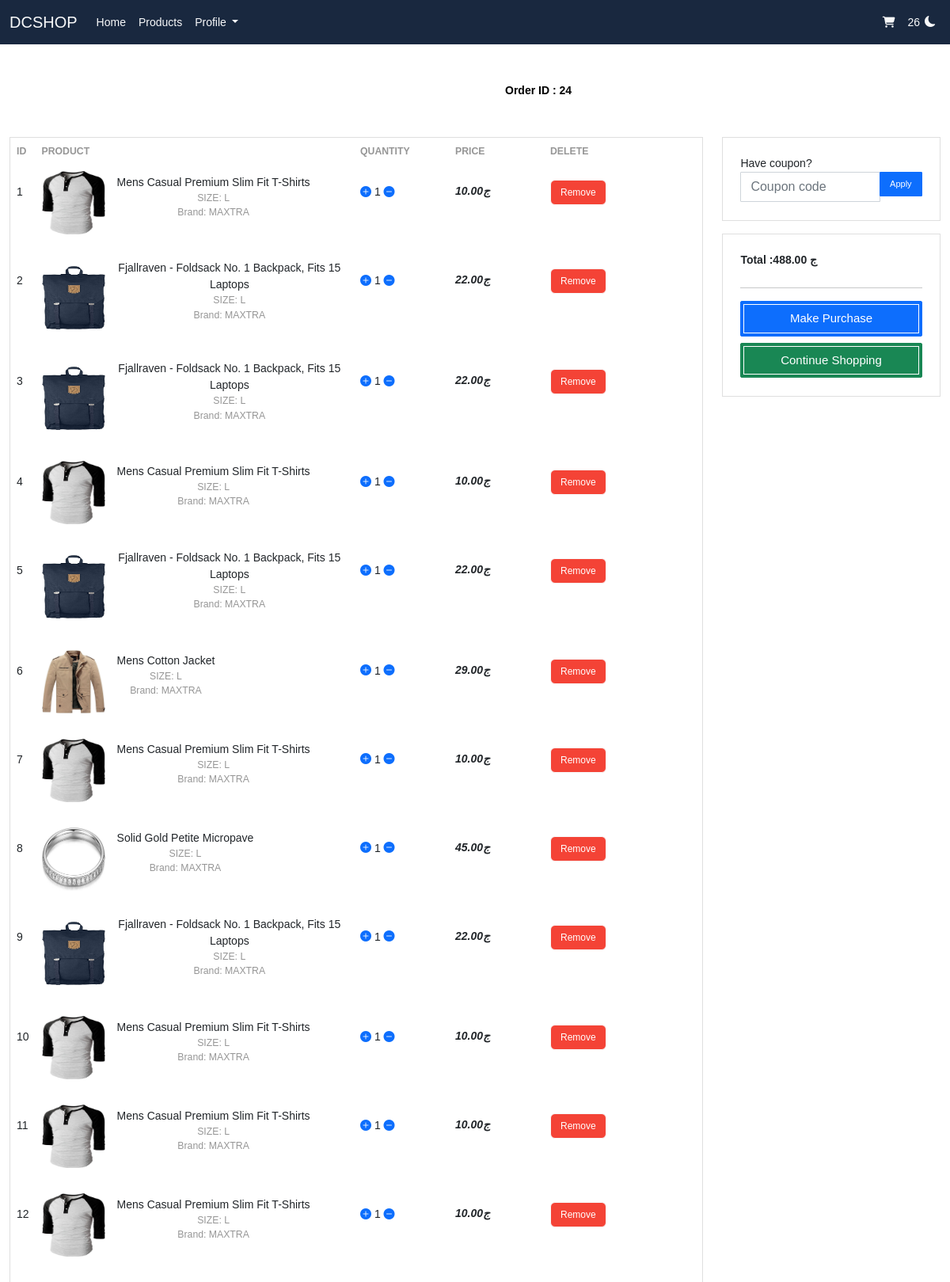
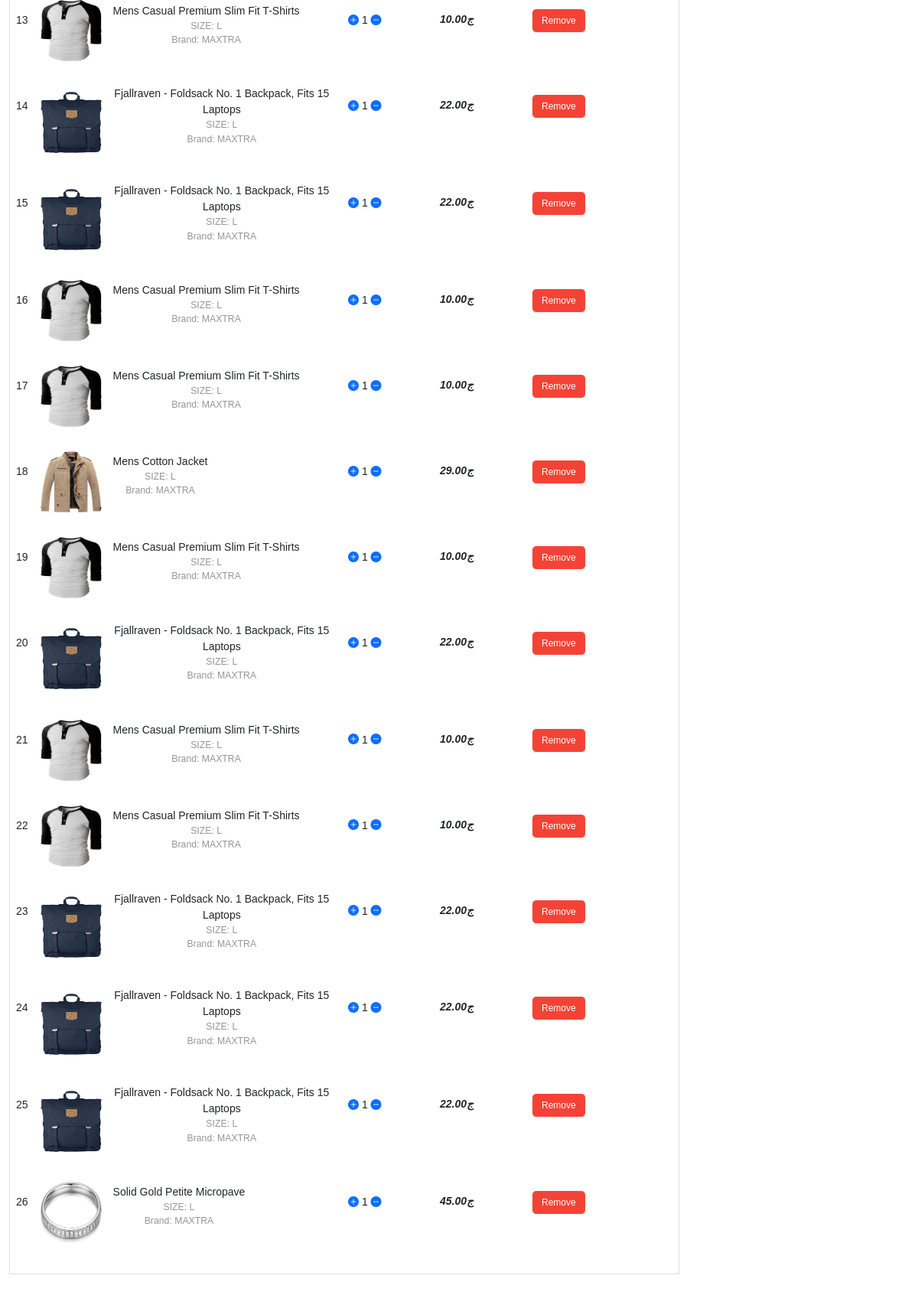
The app's page /cart (signed in) with its own data (2 pictures, top to bottom).
### mgapp/models.py (models this page shows, shortened)
class order(models.Model):
    user = models.ForeignKey(User , on_delete=models.CASCADE)
    orderdate = models.DateTimeField(default=datetime.now())
    is_finished =models.BooleanField()
    details =models.ManyToManyField(product , through='OrderDetails')
    m=[('pending','pending' ) ,( 'Deliverd' , 'Deliverd'),('Out for delivery', 'Out for delivery') , ('Canceled' , 'Canceled')]
    status =models.CharField(max_length=100 , choices=m , default='pending')
    total = 0
    counter = 0

class OrderDetails(models.Model):
    product = models.ForeignKey(product , on_delete=models.CASCADE)
    order = models.ForeignKey(order , on_delete=models.CASCADE)
    quantity =models.IntegerField(default=1)
    price = models.DecimalField(max_digits=6 , decimal_places=2)

class product(models.Model):
    title =models.CharField(max_length=200)
    description =models.TextField(max_length=10000 ,blank=True , null=True )
    oldprice =  models.IntegerField(blank=True , null=True)
    pirce = models.IntegerField()
    createdat = models.DateField(default=datetime.now() )
    image =models.ImageField(upload_to = 'photos')
    category = models.ForeignKey(Category , on_delete=models.SET_NULL, null =True , blank= True)
    def __str__(self) -> str:
        return self.title
    class Meta :
        ordering =['-createdat']

### mgapp/views.py (the view)
# urls.py: path('cart', views.cart , name='cart'),
def cart(request):
    context = None
    if request.user.is_authenticated and not request.user.is_anonymous:
        if order.objects.all().filter(user = request.user , is_finished =False ):
            Order = order.objects.get(user = request.user , is_finished =False)
            orderdetails=OrderDetails.objects.all().filter(order=Order)
            counter =orderdetails.count()
            total = 0
            for sum in orderdetails:
                total += sum.price * sum.quantity
            context ={
                'total':total,
                'orderdetails' :orderdetails ,
                'order': Order ,
                'counter':counter
              }
    return render (request , 'cart.html' , context)

### templates/cart.html (shortened to what this page needs)
{% extends "base.html" %}
{% load static %}
{% block content %}
  <body>
{% if order %}
    <div class="container-fluid mt-5 align-items-center justify-content-center">
        <strong class="hdd" style="position: relative;left: 626px;">Order ID : {{order.id}}</strong>
        <div class="row">
            <aside class="col-lg-9 mt-5">
                <div class="card">
                    <div class="table-responsive">
                        <table class="table table-borderless table-shopping-cart justify-content-center">
                            <thead class="text-muted">
                                <tr class="small text-uppercase">
                                    <th scope="col">ID</th>
                                    <th scope="col">Product</th>
                                    <th scope="col" width="120">Quantity</th>
                                    <th scope="col" width="120">Price</th>
                                    <th scope="col" class="text-right d-none d-md-block" width="200">delete</th>
                                </tr>
                            </thead>
                            <tbody>
                                <tr>
                                    {% for item in orderdetails  %}
                                  <td class="pt-4">{{forloop.counter}}</td>
                                    <td>
                                        <figure class="itemside align-items-center">
                                            <div class="aside"><img src="{{item.product.image.url}}" class="img-sm justify-content"></div>
                                            <figcaption class="info"> <a href="#" class="title text-dark" data-abc="true">{{item.product}}</a>
                                                <p class="text-muted small">SIZE: L <br> Brand: MAXTRA</p>
                                            </figcaption>
                                        </figure>
                                    </td>
                                    <td style="padding-top: 24px;">
                                    <a href="{% url 'add' item.id %}" class="align-items-center  "><i class="bi bi-plus-circle-fill"></i></a>
                                     <span class="align-items-center">{{item.quantity}}</span>
                                    <a href="{% url 'sub' item.id %}" class="align-items-center"><i class="bi bi-dash-circle-fill"></i></a>
                                    </td>
                                    <td style="padding-top: 24.9px;">
                                        <div class="price-wrap"> <var class="price">{{item.price}}ج</var></div>
                                    </td>
                                <td class="text-right" style="    padding-top: 19px;
                                ">  <a href="{% url 'delete' item.id %}" class="btn btn-light" data-abc="true"> Remove</a> </td>
                                </tr>
                                {% endfor %}
                            </tbody>
                        </table>
                    </div>
                </div>
            </aside>
            <aside class="col-lg-3 mt-5">
                <div class="card mb-3">
                    <div class="card-body">
                        <form>
                            <div class="form-group"> <label>Have coupon?</label>
                                <div class="input-group"> <input type="text" class="form-control coupon" name="discount-price" placeholder="Coupon code"> <span class="input-group-append"> <button type="submit" class="btn btn-primary btn-apply coupon">Apply</button> </span> </div>
                            </div>
                        </form>
                    </div>
                </div>
                <div class="card">
                    <div class="card-body">
                        <dl class="dlist-align">
                            <dt>Total :  </dt>
                            <dd class="text-right text-dark b ml-3"><strong>  ج {{total}}</strong></dd>
                        </dl>
                        <hr> <a href="{% url 'payment' %}" class="btn btn-out btn-primary btn-square btn-main" data-abc="true"> Make Purchase </a> <a href="{% url 'index' %}" class="btn btn-out btn-success btn-square btn-main mt-2" data-abc="true">Continue Shopping</a>
                    </div>
                </div>
            </aside>
        </div>
    </div>
 </body>
                                    {% else %}
                                    <div style = "justify-content: center;
                                        display: flex;
                                        margin-top: 260px;" class="warning align-items-center" >
                                        <h5 class="alert alert-danger" role="alert"> No orders Here</h5>
                                                                              </div>
                                    {% endif %}
{% endblock content %}

### templates/base.html (shortened to what this page needs)
{% load static %}
<!DOCTYPE html>
<html  lang="ar">
<head>
<link href="https://cdn.jsdelivr.net/npm/bootstrap@5.2.0/dist/css/bootstrap.min.css" rel="stylesheet">
<link rel="stylesheet" href="https://cdn.jsdelivr.net/npm/bootstrap-icons@1.9.1/font/bootstrap-icons.css">
<link rel="stylesheet" href="//cdn.jsdelivr.net/npm/alertifyjs@1.13.1/build/css/alertify.min.css"/>
<link rel="stylesheet" href="https://unpkg.com/aos@next/dist/aos.css" />
<link rel="stylesheet" href="{% static 'index.css' %}">
  </head>
  <body onload="setTheme()">
{% include 'parts/navbar.html' %}
{% block content %}{% endblock %}

### templates/parts/navbar.html (shortened to what this page needs)
<nav style="background-color:#19283f;" class="navbar navbar-expand-lg sticky-top">
    <div class="container-fluid">
      <a class="navbar-brand text-light " href="#">DCSHOP</a>
      <div class="collapse navbar-collapse" id="navbarSupportedContent">
        <ul class="navbar-nav text-light  me-auto mb-2 mb-lg-0">          {% if user.is_authenticated %}
          <li class="nav-item">
            <a class="nav-link active text-light " aria-current="page" href="{% url 'home' %}">Home</a>
          </li>
          <li class="nav-item">
            <a class="nav-link text-light " href="{% url 'index' %}">Products</a>
          </li>          {% endif %}
          <li class="nav-item dropdown text-light ">
            {% if user.is_authenticated %}
            <a class="nav-link dropdown-toggle text-light " href="#" role="button" data-bs-toggle="dropdown" aria-expanded="false">
              Profile
            </a>
                {% endif %}
        </ul>
          <li id="crt" class="d-lg-flex list-unstyled ">
          {% if user.is_authenticated %}
            <span><a class="p-3 text-light " href="{% url 'cart' %}"><i class="fa-solid fa-cart-shopping"></i></a></span>
            <span class="text-light" id="count">{{counter}}</span>
          {% endif %}
                </li>
        <li id="theme" class="d-lg-flex list-unstyled " >
          <button style=" background: none; border: none;"  class="text-light" id="butn"><i class="bi bi-moon-fill"></i></button>
        </li>
        </div>
    </div>
  </nav>

### manpro/static/index.css (style rules this page uses)
:root { --primary--color : white; --secondary--color:black }
* { box-sizing: border-box; font-family: 'Poppins', sans-serif; }
body { height: 10000px; font-family: 'Poppins', sans-serif; background-color:var(--primary--color) }
.info { text-align: center; justify-content: center; }
.info { color: var(--secondary--color); }

### templates/cart.html (style rules this page uses)
:root { --primary--color : white; --secondary--color:black }
.hdd { color: var(--secondary--color) }
body { background-color:var(--primary--color);font-family: 'Open Sans',serif;font-size: 14px }
.card-body { -ms-flex: 1 1 auto;flex: 1 1 auto;padding: 1.40rem }
.img-sm { width: 80px;height: 80px }
.itemside .info { padding-left: 15px;padding-right: 7px }
.table-shopping-cart .price-wrap { line-height: 1.2 }
.table-shopping-cart .price { font-weight: bold;margin-right: 5px;display: block }
.text-muted { color: #969696 !important }
a { text-decoration: none !important }
.card { position: relative;display: -ms-flexbox;display: flex;-ms-flex-direction: column;flex-direction: column;min-width: 0;word-wrap: break-word;background-color: #fff;background-clip: border-box;border: 1px solid rgba(0,0,0,.125);border-radius: 0px }
.itemside { position: relative;display: -webkit-box;display: -ms-flexbox;display: flex;width: 100% }
.dlist-align { display: -webkit-box;display: -ms-flexbox;display: flex }
[class*="dlist-"] { margin-bottom: 5px }
.coupon { border-radius: 1px }
.price { font-weight: 600;color: #212529 }
.btn.btn-out { outline: 1px solid #fff;outline-offset: -5px }
.btn-main { border-radius: 2px;text-transform: capitalize;font-size: 15px;padding: 10px 19px;cursor: pointer;color: #fff;width: 100% }
.btn-light { color: #ffffff;background-color: #F44336;border-color: #f8f9fa;font-size: 12px }
.btn-apply { font-size: 11px }

### records on screen
order: id "24"
OrderDetails: product.image (picture), product "Mens Casual Premium Slim Fit T-Shirts", quantity "1", price "10.00"
OrderDetails: product.image (picture), product "Fjallraven - Foldsack No. 1 Backpack, Fits 15 Laptops", quantity "1", price "22.00"
OrderDetails: product.image (picture), product "Fjallraven - Foldsack No. 1 Backpack, Fits 15 Laptops", quantity "1", price "22.00"
OrderDetails: product.image (picture), product "Mens Casual Premium Slim Fit T-Shirts", quantity "1", price "10.00"
OrderDetails: product.image (picture), product "Fjallraven - Foldsack No. 1 Backpack, Fits 15 Laptops", quantity "1", price "22.00"
OrderDetails: product.image (picture), product "Mens Cotton Jacket", quantity "1", price "29.00"
OrderDetails: product.image (picture), product "Mens Casual Premium Slim Fit T-Shirts", quantity "1", price "10.00"
OrderDetails: product.image (picture), product "Solid Gold Petite Micropave", quantity "1", price "45.00"
OrderDetails: product.image (picture), product "Fjallraven - Foldsack No. 1 Backpack, Fits 15 Laptops", quantity "1", price "22.00"
OrderDetails: product.image (picture), product "Mens Casual Premium Slim Fit T-Shirts", quantity "1", price "10.00"
OrderDetails: product.image (picture), product "Mens Casual Premium Slim Fit T-Shirts", quantity "1", price "10.00"
OrderDetails: product.image (picture), product "Mens Casual Premium Slim Fit T-Shirts", quantity "1", price "10.00"
OrderDetails: product.image (picture), product "Mens Casual Premium Slim Fit T-Shirts", quantity "1", price "10.00"
OrderDetails: product.image (picture), product "Fjallraven - Foldsack No. 1 Backpack, Fits 15 Laptops", quantity "1", price "22.00"
OrderDetails: product.image (picture), product "Fjallraven - Foldsack No. 1 Backpack, Fits 15 Laptops", quantity "1", price "22.00"
OrderDetails: product.image (picture), product "Mens Casual Premium Slim Fit T-Shirts", quantity "1", price "10.00"
OrderDetails: product.image (picture), product "Mens Casual Premium Slim Fit T-Shirts", quantity "1", price "10.00"
OrderDetails: product.image (picture), product "Mens Cotton Jacket", quantity "1", price "29.00"
OrderDetails: product.image (picture), product "Mens Casual Premium Slim Fit T-Shirts", quantity "1", price "10.00"
OrderDetails: product.image (picture), product "Fjallraven - Foldsack No. 1 Backpack, Fits 15 Laptops", quantity "1", price "22.00"
OrderDetails: product.image (picture), product "Mens Casual Premium Slim Fit T-Shirts", quantity "1", price "10.00"
OrderDetails: product.image (picture), product "Mens Casual Premium Slim Fit T-Shirts", quantity "1", price "10.00"
OrderDetails: product.image (picture), product "Fjallraven - Foldsack No. 1 Backpack, Fits 15 Laptops", quantity "1", price "22.00"
OrderDetails: product.image (picture), product "Fjallraven - Foldsack No. 1 Backpack, Fits 15 Laptops", quantity "1", price "22.00"
OrderDetails: product.image (picture), product "Fjallraven - Foldsack No. 1 Backpack, Fits 15 Laptops", quantity "1", price "22.00"
OrderDetails: product.image (picture), product "Solid Gold Petite Micropave", quantity "1", price "45.00"

### other values on screen
{{ counter }} "26"
{{ total }} "488.00"
